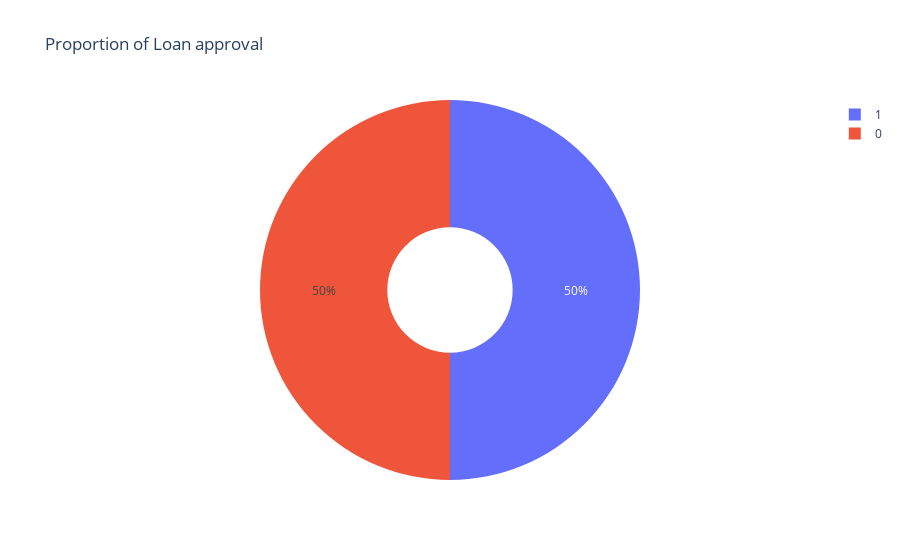

This figure's notebook cell:
### Code cell
ex.pie(usampled_df,names='Loan_Status',title='Proportion of Loan approval',hole=0.33)

### Figure 1 — Plotly figure (JSON) as saved in the notebook; plotly's stock layout.template omitted (floating-point values rounded to 4 significant figures; data arrays with more than 128 entries replaced by an {"elided": "..."} marker saying what was removed)
{"data": [{"domain": {"x": [0, 1], "y": [0, 1]}, "hole": 0.33, "hovertemplate": "Loan_Status=%{label}<extra></extra>", "labels": {"elided": "844 int values"}, "legendgroup": "", "name": "", "showlegend": true, "type": "pie"}], "layout": {"legend": {"tracegroupgap": 0}, "title": {"text": "Proportion of Loan approval"}}}
